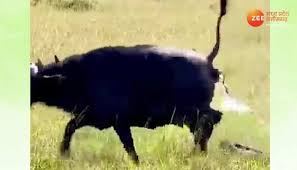
#> input picture dataset/buffalo/Chhattisgarhi/Buffalo_fight_with_lions_group_for_save_.jpg, 297 x 170 px; its folder holds only this picture in this run
$ python train.py
#> lines starting #> are read from the running program, lines starting #| are printed output that depends on the picture
### src/preprocess.py

import cv2
import numpy as np

# Fixed dimension for standardizing input vectors
IMAGE_SIZE = (128, 128)

def load_and_preprocess_image(image_path, target_size=IMAGE_SIZE):
    """
    Preprocesses a single image for feature extraction:
    1. Reads image from path.
    2. Resizes to fixed target dimensions.
    3. Converts to BGR->RGB (for Color Histogram).
    4. Converts to Grayscale (for HOG and LBP).
    5. Applies Gaussian Blur for light noise reduction.

    Returns:
        tuple: (processed_gray_img, processed_rgb_img) or (None, None) if corrupt.
    """
    # 1. Read image from disk
    img_bgr = cv2.imread(str(image_path))
    if img_bgr is None or img_bgr.size == 0:
        return None, None

    # 2. Resize to fixed target dimension
    resized_bgr = cv2.resize(img_bgr, target_size, interpolation=cv2.INTER_AREA)

    # 3. Convert to RGB for Color Histogram
    img_rgb = cv2.cvtColor(resized_bgr, cv2.COLOR_BGR2RGB)

    # 4. Convert to Grayscale for HOG & LBP
    img_gray = cv2.cvtColor(resized_bgr, cv2.COLOR_BGR2GRAY)

    # 5. Noise reduction using 3x3 Gaussian Blur
    img_gray_blurred = cv2.GaussianBlur(img_gray, (3, 3), 0)

    return img_gray_blurred, img_rgb

# [14 lines that do not run on import are left out]


### src/features.py
import cv2
import numpy as np
from skimage.feature import hog, local_binary_pattern

# HOG Parameters
HOG_ORIENTATIONS = 9
HOG_PIXELS_PER_CELL = (16, 16)
HOG_CELLS_PER_BLOCK = (2, 2)

# LBP Parameters
LBP_POINTS = 8
LBP_RADIUS = 1
LBP_METHOD = 'uniform'

# Color Histogram Parameters
COLOR_BINS = 8

def extract_hog_features(gray_img):
    """Extracts HOG features capturing body shape and edges."""
    return hog(
        gray_img,
        orientations=HOG_ORIENTATIONS,
        pixels_per_cell=HOG_PIXELS_PER_CELL,
        cells_per_block=HOG_CELLS_PER_BLOCK,
        block_norm='L2-Hys',
        visualize=False,
        transform_sqrt=True
    )

def extract_lbp_features(gray_img):
    """Extracts normalized LBP histogram capturing texture details."""
    lbp = local_binary_pattern(gray_img, LBP_POINTS, LBP_RADIUS, method=LBP_METHOD)
    # Uniform LBP produces P + 2 bins
    n_bins = LBP_POINTS + 2
    hist, _ = np.histogram(lbp.ravel(), bins=n_bins, range=(0, n_bins), density=True)
    return hist

def extract_color_histogram(rgb_img):
    """Extracts 3D RGB color histogram capturing shade distribution."""
    # Compute 3D color histogram across R, G, B channels
    hist = cv2.calcHist(
        [rgb_img],
        [0, 1, 2],
        None,
        [COLOR_BINS, COLOR_BINS, COLOR_BINS],
        [0, 256, 0, 256, 0, 256]
    )
    # Normalize vector to ensure scale invariance
    hist = cv2.normalize(hist, hist).flatten()
    return hist

def extract_combined_features(gray_img, rgb_img):
    """
    PHASE 6: Concatenates HOG + LBP + Color Histogram vectors into a single 1D vector.
    """
    hog_feat = extract_hog_features(gray_img)
    lbp_feat = extract_lbp_features(gray_img)
    color_feat = extract_color_histogram(rgb_img)

    # Concatenate features into a single array
    combined_vector = np.hstack([hog_feat, lbp_feat, color_feat])
    return combined_vector

# [22 lines that do not run on import are left out]

### train.py

import os
import time
import joblib
import numpy as np
import pandas as pd

from sklearn.model_selection import train_test_split
from sklearn.preprocessing import StandardScaler, LabelEncoder
from sklearn.svm import SVC
from sklearn.ensemble import RandomForestClassifier
from sklearn.neighbors import KNeighborsClassifier
from sklearn.metrics import accuracy_score, precision_recall_fscore_support

from src.preprocess import load_and_preprocess_image
from src.features import extract_combined_features

DATASET_DIR = os.path.join("dataset", "buffalo")
MODEL_DIR = "models"

def main():
    print("=" * 60)
    print("STEP 1: EXTRACTING FEATURES FROM ALL IMAGES")
    print("=" * 60)

    if not os.path.exists(DATASET_DIR):
        print(f"❌ ERROR: Cannot find directory '{DATASET_DIR}'")
        print(f"Current Working Directory: {os.getcwd()}")
        return

    X = []
    y = []

    breed_folders = [d for d in os.listdir(DATASET_DIR) if os.path.isdir(os.path.join(DATASET_DIR, d))]
    print(f"Found {len(breed_folders)} breed classes to extract features from.\n")

    start_time = time.time()
    total_processed = 0

    for breed in sorted(breed_folders):
        breed_path = os.path.join(DATASET_DIR, breed)
        images = [f for f in os.listdir(breed_path) if f.lower().endswith(('.jpg', '.jpeg', '.png', '.bmp'))]

        valid_count = 0
        for img_name in images:
            img_path = os.path.join(breed_path, img_name)
            gray, rgb = load_and_preprocess_image(img_path)
#> in load_and_preprocess_image, img_bgr is the input picture: shape (170, 297, 3); mean B, G, R 117.1, 155.8, 156.3
#> in load_and_preprocess_image, `resized_bgr = cv2.resize(img_bgr, target_size, interpolation=cv2.INTER..`:
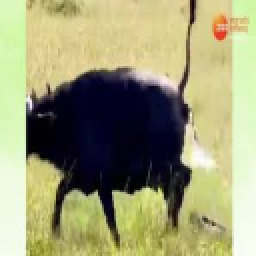
#> resized_bgr: shape (128, 128, 3) (shown 2 times larger); mean B, G, R 117.1, 155.8, 156.3
#> in load_and_preprocess_image, `img_gray = cv2.cvtColor(resized_bgr, cv2.COLOR_BGR2GRAY)`:
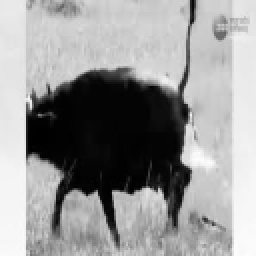
#> img_gray: shape (128, 128) (shown 2 times larger); min 0, max 254, mean 151.5
#> in load_and_preprocess_image, `img_gray_blurred = cv2.GaussianBlur(img_gray, (3, 3), 0)`:
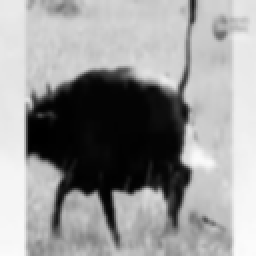
#> img_gray_blurred: shape (128, 128) (shown 2 times larger); min 0, max 251, mean 151.5

            if gray is not None and rgb is not None:
                features = extract_combined_features(gray, rgb)
#> in extract_combined_features, `hog_feat = extract_hog_features(gray_img)`: hog_feat = 1764 values, max 0.528 at index 1521, min 0 at index 574, mean 0.121
#> in extract_lbp_features, `lbp = local_binary_pattern(gray_img, LBP_POINTS, LBP_RADIUS, method=LB..`:
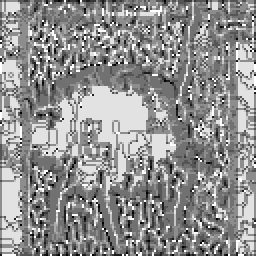
#> lbp: shape (128, 128) float64 (shown 2 times larger); min 0, max 9, mean 5.13; drawn with min black and max white
#> in extract_lbp_features, `hist, _ = np.histogram(lbp.ravel(), bins=n_bins, range=(0, n_bins), de..`: hist = [0.008, 0.0274, 0.0236, 0.121, 0.252, 0.238, 0.0643, 0.0522, 0.175, 0.038]
#> in extract_combined_features, `lbp_feat = extract_lbp_features(gray_img)`: lbp_feat has the same summary as hist in extract_lbp_features
#> in extract_color_histogram, `hist = cv2.normalize(hist, hist).flatten()`: hist = 512 values, max 0.708 at index 436, min 0 at index 3, mean 0.00607
#> in extract_combined_features, `color_feat = extract_color_histogram(rgb_img)`: color_feat has the same summary as hist in extract_color_histogram
#> in extract_combined_features, `combined_vector = np.hstack([hog_feat, lbp_feat, color_feat])`: combined_vector = 2286 values, max 0.708 at index 2210, min 0 at index 574, mean 0.0951
#> features has the same summary as combined_vector in extract_combined_features
                X.append(features)
                y.append(breed)
                valid_count += 1
                total_processed += 1

        print(f"Extracted features for: {breed:<20} | Processed: {valid_count} images")
#> pass 2 of the loop in main, `for breed in sorted(breed_folders):`:
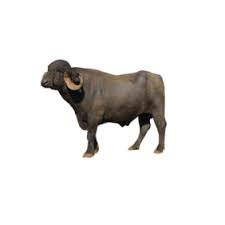
#> input picture dataset/buffalo/Jaffarabadi/Argentina_Hunting_water_buffalo_-_Big_.jpg, 225 x 225 px
#> in load_and_preprocess_image, img_bgr is the input picture: shape (225, 225, 3); mean B, G, R 230.4, 231.9, 233.4
#> in load_and_preprocess_image (call 2), `img_gray_blurred = cv2.GaussianBlur(img_gray, (3, 3), 0)`:
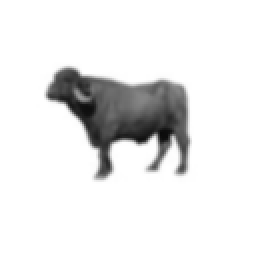
#> img_gray_blurred: shape (128, 128) (shown 2 times larger); min 10, max 255, mean 232.2
#> in extract_lbp_features (call 2), `lbp = local_binary_pattern(gray_img, LBP_POINTS, LBP_RADIUS, method=LB..`:
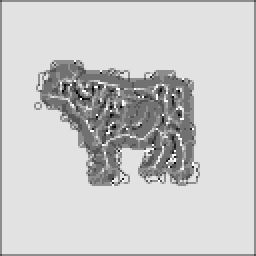
#> lbp: shape (128, 128) float64 (shown 2 times larger); min 0, max 9, mean 7.16; drawn with min black and max white
#> in extract_lbp_features (call 2), `hist, _ = np.histogram(lbp.ravel(), bins=n_bins, range=(0, n_bins), de..`: hist = [0.00104, 0.00299, 0.00354, 0.0295, 0.0881, 0.0867, 0.0116, 0.0131, 0.758, 0.00519]
#> features = 2286 values, max 1 at index 486, min 0 at index 0, mean 0.0516

    elapsed = time.time() - start_time
    print("-" * 60)
    print(f"✅ Extraction Complete! {total_processed} total feature vectors in {elapsed:.2f} seconds.")

    X = np.array(X)
    y = np.array(y)

    # 2. Label Encoding
    label_encoder = LabelEncoder()
    y_encoded = label_encoder.fit_transform(y)

    # 3. Stratified Train-Test Split (80% Train, 20% Test)
#> (the run stopped early here; a loop or call above may not have finished)
